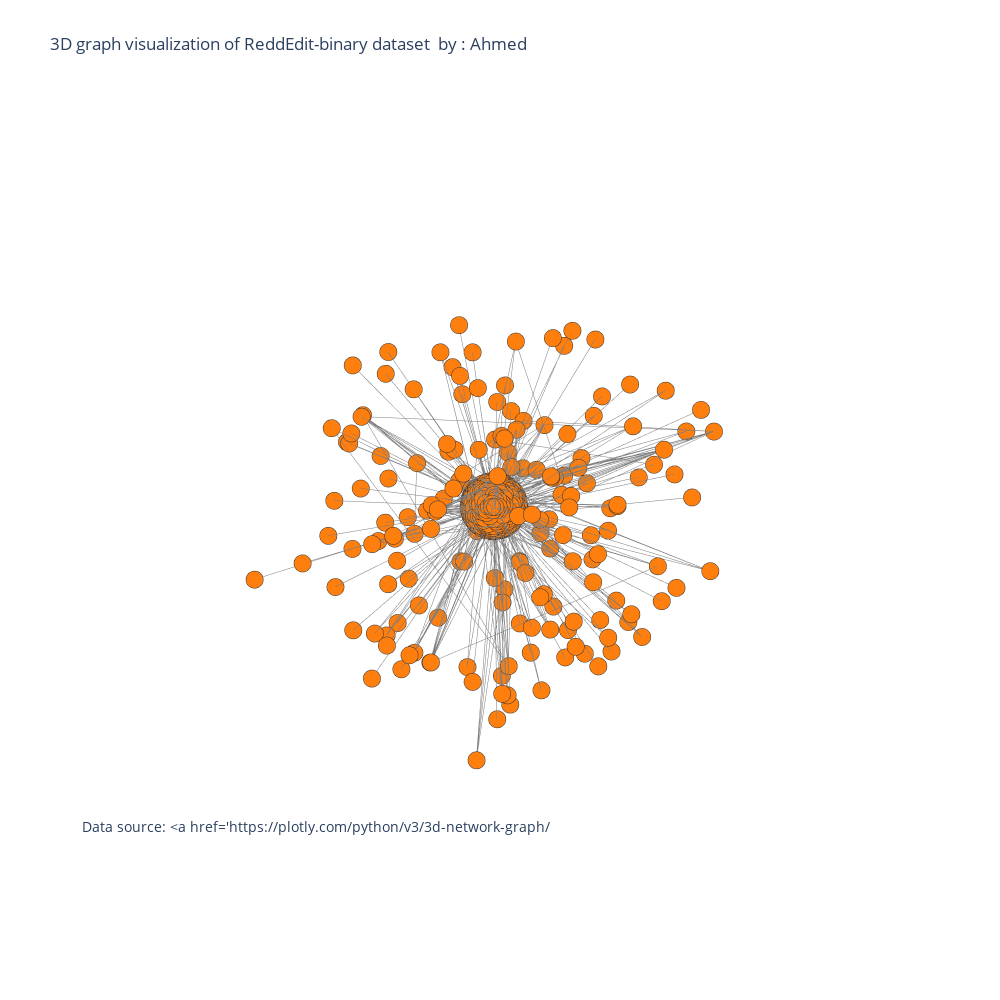

Notebook source saved alongside this figure:
### Code cell
import pandas as pd
import numpy as np
%matplotlib inline
import plotly.graph_objs as go
from  plotly.offline import plot
import chart_studio.plotly as py
import cufflinks as cf
cf.go_offline()
from plotly.offline import download_plotlyjs, init_notebook_mode, plot,iplot
init_notebook_mode(connected='true')
data=[trace1, trace2]
fig=go.Figure(data=data, layout=layout)

iplot(fig, filename='Les-Miserables')

### Figure 1 — Plotly figure (JSON) as saved in the notebook; plotly's stock layout.template omitted (floating-point values rounded to 4 significant figures; data arrays with more than 128 entries replaced by an {"elided": "..."} marker saying what was removed)
{"data": [{"hoverinfo": "none", "line": {"color": "rgb(125,125,125)", "width": 1}, "mode": "lines", "type": "scatter3d", "x": {"elided": "2808 float values"}, "y": {"elided": "2808 float values"}, "z": {"elided": "2808 float values"}}, {"hoverinfo": "text", "marker": {"color": "#ff7f0e", "colorscale": [[0, "#440154"], [0.1111, "#482878"], [0.2222, "#3e4989"], [0.3333, "#31688e"], [0.4444, "#26828e"], [0.5556, "#1f9e89"], [0.6667, "#35b779"], [0.7778, "#6ece58"], [0.8889, "#b5de2b"], [1, "#fde725"]], "line": {"color": "rgb(50,50,50)", "width": 0.5}, "size": 6, "symbol": "circle"}, "mode": "markers", "name": "actors", "text": {"elided": "815 str values"}, "type": "scatter3d", "x": {"elided": "815 float values"}, "y": {"elided": "815 float values"}, "z": {"elided": "815 float values"}}], "layout": {"annotations": [{"font": {"size": 14}, "showarrow": false, "text": "Data source: <a href='https://plotly.com/python/v3/3d-network-graph/</a>", "x": 0, "xanchor": "left", "xref": "paper", "y": 0.1, "yanchor": "bottom", "yref": "paper"}], "height": 1000, "hovermode": "closest", "margin": {"t": 100}, "scene": {"xaxis": {"showbackground": false, "showgrid": false, "showline": false, "showticklabels": false, "title": {"text": ""}, "zeroline": false}, "yaxis": {"showbackground": false, "showgrid": false, "showline": false, "showticklabels": false, "title": {"text": ""}, "zeroline": false}, "zaxis": {"showbackground": false, "showgrid": false, "showline": false, "showticklabels": false, "title": {"text": ""}, "zeroline": false}}, "showlegend": false, "title": {"text": "3D graph visualization of ReddEdit-binary dataset  by : Ahmed"}, "width": 1000}}
